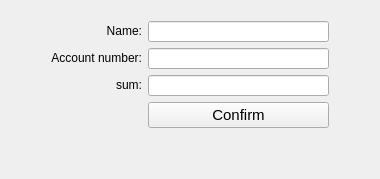
              <widget class="QWidget" name="PaymentPage">
               <layout class="QGridLayout" name="gridLayout_12">
                <item row="0" column="0">
                 <layout class="QGridLayout" name="gridLayout_11">
                  <item row="0" column="2">
                   <spacer name="verticalSpacer_10">
                    <property name="orientation">
                     <enum>Qt::Vertical</enum>
                    </property>
                    <property name="sizeType">
                     <enum>QSizePolicy::Fixed</enum>
                    </property>
                    <property name="sizeHint" stdset="0">
                     <size>
                      <width>20</width>
                      <height>10</height>
                     </size>
                    </property>
                   </spacer>
                  </item>
                  <item row="1" column="1">
                   <widget class="QLabel" name="payment_name_label">
                    <property name="minimumSize">
                     <size>
                      <width>91</width>
                      <height>20</height>
                     </size>
                    </property>
                    <property name="maximumSize">
                     <size>
                      <width>91</width>
                      <height>20</height>
                     </size>
                    </property>
                    <property name="text">
                     <string>Name:</string>
                    </property>
                    <property name="alignment">
                     <set>Qt::AlignRight|Qt::AlignTrailing|Qt::AlignVCenter</set>
                    </property>
                   </widget>
                  </item>
                  <item row="2" column="2">
                   <widget class="QLineEdit" name="payment_accnum_line">
                    <property name="sizePolicy">
                     <sizepolicy hsizetype="Maximum" vsizetype="Maximum">
                      <horstretch>0</horstretch>
                      <verstretch>0</verstretch>
                     </sizepolicy>
                    </property>
                    <property name="minimumSize">
                     <size>
                      <width>181</width>
                      <height>21</height>
                     </size>
                    </property>
                    <property name="maximumSize">
                     <size>
                      <width>181</width>
                      <height>21</height>
                     </size>
                    </property>
                   </widget>
                  </item>
                  <item row="3" column="1">
                   <widget class="QLabel" name="payment_sum_label">
                    <property name="minimumSize">
                     <size>
                      <width>91</width>
                      <height>20</height>
                     </size>
                    </property>
                    <property name="maximumSize">
                     <size>
                      <width>91</width>
                      <height>20</height>
                     </size>
                    </property>
                    <property name="text">
                     <string>sum:</string>
                    </property>
                    <property name="alignment">
                     <set>Qt::AlignRight|Qt::AlignTrailing|Qt::AlignVCenter</set>
                    </property>
                   </widget>
                  </item>
                  <item row="4" column="2">
                   <widget class="QPushButton" name="payment_confirm_button">
                    <property name="font">
                     <font>
                      <pointsize>11</pointsize>
                     </font>
                    </property>
                    <property name="text">
                     <string>Confirm</string>
                    </property>
                   </widget>
                  </item>
                  <item row="3" column="2">
                   <widget class="QLineEdit" name="payment_sum_line">
                    <property name="sizePolicy">
                     <sizepolicy hsizetype="Maximum" vsizetype="Maximum">
                      <horstretch>0</horstretch>
                      <verstretch>0</verstretch>
                     </sizepolicy>
                    </property>
                    <property name="minimumSize">
                     <size>
                      <width>181</width>
                      <height>21</height>
                     </size>
                    </property>
                    <property name="maximumSize">
                     <size>
                      <width>181</width>
                      <height>21</height>
                     </size>
                    </property>
                   </widget>
                  </item>
                  <item row="5" column="2">
                   <spacer name="verticalSpacer_11">
                    <property name="orientation">
                     <enum>Qt::Vertical</enum>
                    </property>
                    <property name="sizeHint" stdset="0">
                     <size>
                      <width>20</width>
                      <height>40</height>
                     </size>
                    </property>
                   </spacer>
                  </item>
                  <item row="3" column="0">
                   <spacer name="horizontalSpacer_13">
                    <property name="orientation">
                     <enum>Qt::Horizontal</enum>
                    </property>
                    <property name="sizeHint" stdset="0">
                     <size>
                      <width>40</width>
                      <height>20</height>
                     </size>
                    </property>
                   </spacer>
                  </item>
                  <item row="1" column="2">
                   <widget class="QLineEdit" name="payment_name_line">
                    <property name="sizePolicy">
                     <sizepolicy hsizetype="Maximum" vsizetype="Maximum">
                      <horstretch>0</horstretch>
                      <verstretch>0</verstretch>
                     </sizepolicy>
                    </property>
                    <property name="minimumSize">
                     <size>
                      <width>181</width>
                      <height>21</height>
                     </size>
                    </property>
                    <property name="maximumSize">
                     <size>
                      <width>181</width>
                      <height>21</height>
                     </size>
                    </property>
                   </widget>
                  </item>
                  <item row="2" column="1">
                   <widget class="QLabel" name="payment_accnum_label">
                    <property name="minimumSize">
                     <size>
                      <width>91</width>
                      <height>20</height>
                     </size>
                    </property>
                    <property name="maximumSize">
                     <size>
                      <width>91</width>
                      <height>20</height>
                     </size>
                    </property>
                    <property name="text">
                     <string>Account number:</string>
                    </property>
                    <property name="alignment">
                     <set>Qt::AlignRight|Qt::AlignTrailing|Qt::AlignVCenter</set>
                    </property>
                   </widget>
                  </item>
                  <item row="2" column="3">
                   <spacer name="horizontalSpacer_14">
                    <property name="orientation">
                     <enum>Qt::Horizontal</enum>
                    </property>
                    <property name="sizeHint" stdset="0">
                     <size>
                      <width>40</width>
                      <height>20</height>
                     </size>
                    </property>
                   </spacer>
                  </item>
                 </layout>
                </item>
               </layout>
              </widget>
